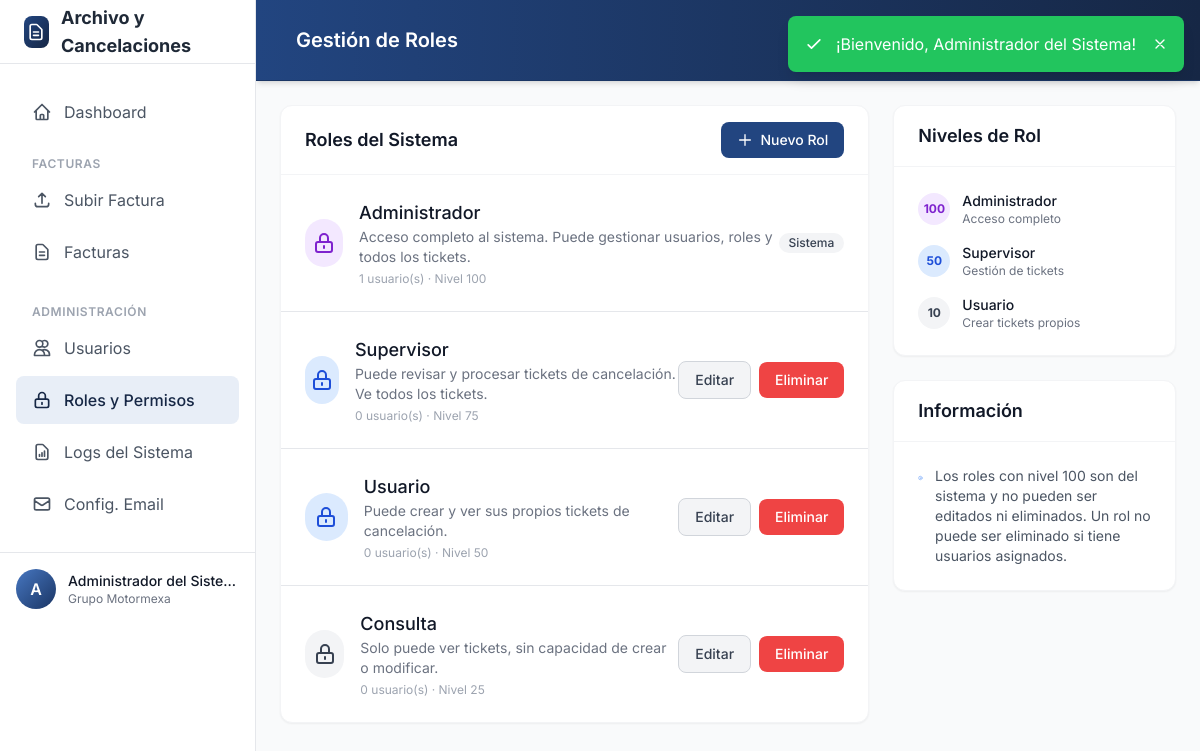
Page /index.php/admin/roles (signed in) on the committed database.
### tables this page shows
CREATE TABLE IF NOT EXISTS roles (
    id INT PRIMARY KEY AUTO_INCREMENT,
    nombre VARCHAR(50) NOT NULL,
    descripcion TEXT NULL,
    nivel INT DEFAULT 0,
    creado_en TIMESTAMP DEFAULT CURRENT_TIMESTAMP,
    actualizado_en TIMESTAMP NULL,
    UNIQUE KEY uk_nombre (nombre),
    INDEX idx_nivel (nivel)
);

### app/controllers/RoleController.php (called while the page is built, shortened)
<?php
class RoleController extends BaseController
{
    private Role $roleModel;
    public function __construct()
    {
        $this->roleModel = new Role();
    }
    public function index(): void
    {
        $roles = $this->roleModel->getAll();
        $this->view('admin/roles', [
            'title' => 'Gestión de Roles',
            'roles' => $roles
        ]);
    }
}

### public/index.php (called while the page is built, shortened)
<?php
spl_autoload_register(function ($class) {
    $prefix = 'App\\';
    $baseDir = APP_PATH . '/';
    $len = strlen($prefix);
    $relativeClass = substr($class, $len);
    $file = $baseDir . str_replace('\\', '/', $relativeClass) . '.php';
    $file = str_replace(['/Core/', '/Controllers/', '/Models/', '/Helpers/'], ['/core/', '/controllers/', '/models/', '/helpers/'], $file);
});
$router = new Router();
$authMiddleware = function() {
    if (!AuthHelper::isAuthenticated()) {
        Router::redirect('/login');
        return false;
    }
    return true;
};
$router->get('/login', 'AuthController@showLogin');
$router->post('/login', 'AuthController@login');
$router->get('/registro', 'AuthController@showRegister');
$router->post('/registro', 'AuthController@register');
$router->post('/logout', 'AuthController@logout', [$authMiddleware]);
$router->get('/', 'DashboardController@index', [$authMiddleware]);
$router->get('/dashboard', 'DashboardController@index', [$authMiddleware]);
$router->get('/api/dashboard/stats', 'DashboardController@getStats', [$authMiddleware]);
$router->get('/perfil', 'AuthController@profile', [$authMiddleware]);
$router->post('/perfil', 'AuthController@updateProfile', [$authMiddleware]);
$router->get('/usuarios', 'UserController@index', [$authMiddleware]);
$router->get('/usuarios/crear', 'UserController@create', [$authMiddleware]);
$router->post('/usuarios', 'UserController@store', [$authMiddleware]);
$router->get('/usuarios/{id}/editar', 'UserController@edit', [$authMiddleware]);
$router->post('/usuarios/{id}', 'UserController@update', [$authMiddleware]);
$router->post('/usuarios/{id}/eliminar', 'UserController@destroy', [$authMiddleware]);
$router->post('/usuarios/{id}/toggle', 'UserController@toggleStatus', [$authMiddleware]);
$router->get('/admin/roles', 'RoleController@index', [$authMiddleware]);
$router->post('/admin/roles', 'RoleController@store', [$authMiddleware]);
$router->get('/admin/roles/{id}', 'RoleController@show', [$authMiddleware]);
$router->post('/admin/roles/{id}', 'RoleController@update', [$authMiddleware]);
$router->post('/admin/roles/{id}/eliminar', 'RoleController@destroy', [$authMiddleware]);
$router->get('/admin/roles/{id}/permisos', 'RoleController@getRolePermissions', [$authMiddleware]);
$router->get('/admin/permisos', 'RoleController@getAllPermissions', [$authMiddleware]);
$router->get('/admin/logs', 'LogController@index', [$authMiddleware]);
$router->get('/facturas', 'FacturaArchivoController@index', [$authMiddleware]);
$router->get('/facturas/subir', 'FacturaArchivoController@create', [$authMiddleware]);
$router->post('/facturas', 'FacturaArchivoController@store', [$authMiddleware]);
$router->get('/facturas/{id}', 'FacturaArchivoController@show', [$authMiddleware]);
$router->get('/facturas/{id}/descargar/{tipo}', 'FacturaArchivoController@download', [$authMiddleware]);
$router->post('/facturas/{id}/eliminar', 'FacturaArchivoController@destroy', [$authMiddleware]);
$router->post('/facturas/parse-xml', 'FacturaArchivoController@parseXml', [$authMiddleware]);
$router->post('/facturas/{id}/email', 'FacturaArchivoController@sendEmail', [$authMiddleware]);
$router->get('/facturas/{id}/padron', 'PadronController@generar', [$authMiddleware]);
$router->get('/admin/email-config', 'EmailConfigController@index', [$authMiddleware]);
$router->post('/admin/email-config/whitelist', 'EmailConfigController@storeWhitelist', [$authMiddleware]);
$router->post('/admin/email-config/whitelist/{id}/toggle', 'EmailConfigController@toggleWhitelist', [$authMiddleware]);
$router->post('/admin/email-config/whitelist/{id}/eliminar', 'EmailConfigController@destroyWhitelist', [$authMiddleware]);
$router->post('/admin/email-config/blacklist', 'EmailConfigController@storeBlacklist', [$authMiddleware]);
$router->post('/admin/email-config/blacklist/{id}/eliminar', 'EmailConfigController@destroyBlacklist', [$authMiddleware]);
$router->dispatch();

### app/config/database.php (called while the page is built)
<?php
return [
    'driver'    => 'mysql',
    'host'      => 'localhost',
    'port'      => '3306',
    'database'  => 'cancelaciones',
    'username'  => 'root',
    'password'  => '',
    'charset'   => 'utf8mb4',
    'collation' => 'utf8mb4_unicode_ci',
    'options'   => [
        PDO::ATTR_ERRMODE            => PDO::ERRMODE_EXCEPTION,
        PDO::ATTR_DEFAULT_FETCH_MODE => PDO::FETCH_ASSOC,
        PDO::ATTR_EMULATE_PREPARES   => false,
        PDO::MYSQL_ATTR_INIT_COMMAND => "SET NAMES utf8mb4 COLLATE utf8mb4_unicode_ci"
    ]
];

### app/core/Database.php (called while the page is built, shortened)
<?php
class Database
{
    private static ?Database $instance = null;
    private PDO $connection;
    private array $config;
    private function __construct()
    {
        $this->config = require APP_PATH . '/config/database.php';
    }
    public static function getInstance(): Database
    {
        if (self::$instance === null) {
            self::$instance = new self();
        }
        return self::$instance;
    }
    private function connect(): void
    {
        try {
            $dsn = sprintf(
                '%s:host=%s;port=%s;dbname=%s;charset=%s',
                $this->config['driver'],
                $this->config['host'],
                $this->config['port'],
                $this->config['database'],
                $this->config['charset']
            );
            $this->connection = new PDO(
                $dsn,
                $this->config['username'],
                $this->config['password'],
                $this->config['options']
            );
        } catch (PDOException $e) {
            $this->logError('Error de conexión: ' . $e->getMessage());
            throw new Exception('Error al conectar con la base de datos');
        }
    }
    public function query(string $sql, array $params = []): \PDOStatement
    {
        try {
            $stmt = $this->connection->prepare($sql);
            $stmt->execute($params);
            return $stmt;
        } catch (PDOException $e) {
            $this->logError("Error en consulta: {$sql} - " . $e->getMessage());
            throw new Exception('Error al ejecutar la consulta');
        }
    }
    public function fetchAll(string $sql, array $params = []): array
    {
        $stmt = $this->query($sql, $params);
        return $stmt->fetchAll();
    }
}

### app/models/Role.php (called while the page is built, shortened)
<?php
class Role
{
    private Database $db;
    private string $table = 'roles';
    public function __construct()
    {
        $this->db = Database::getInstance();
    }
    public function getAll(): array
    {
        $sql = "SELECT * FROM {$this->table} ORDER BY nivel DESC, nombre ASC";
        return $this->db->fetchAll($sql);
    }
}

### views/admin/roles.php (the view, shortened to what this page needs)
<div class="grid grid-cols-1 lg:grid-cols-3 gap-6">
    <div class="lg:col-span-2">
        <div class="card">
            <div class="card-header flex items-center justify-between">
                <h3 class="text-lg font-semibold text-gray-900">Roles del Sistema</h3>
                <button type="button" class="btn btn-primary" id="btnNewRole">
                    <svg class="w-4 h-4 mr-2" fill="none" stroke="currentColor" viewBox="0 0 24 24">
                        <path stroke-linecap="round" stroke-linejoin="round" stroke-width="2" d="M12 4v16m8-8H4"/>
                    </svg>
                    Nuevo Rol
                </button>
            </div>
            <div class="divide-y divide-gray-200">
                <?php foreach ($roles as $role): ?>
                <div class="p-6 hover:bg-gray-50 transition-colors">
                    <div class="flex items-center justify-between">
                        <div class="flex items-center space-x-4">
                            <div class="w-12 h-12 rounded-full flex items-center justify-center
                                <?php if ($role['nivel'] >= 100): ?>
                                bg-purple-100 text-purple-700
                                <?php elseif ($role['nivel'] >= 50): ?>
                                bg-blue-100 text-blue-700
                                <?php else: ?>
                                bg-gray-100 text-gray-700
                                <?php endif; ?>
                            ">
                                <svg class="w-6 h-6" fill="none" stroke="currentColor" viewBox="0 0 24 24">
                                    <path stroke-linecap="round" stroke-linejoin="round" stroke-width="2" d="M12 15v2m-6 4h12a2 2 0 002-2v-6a2 2 0 00-2-2H6a2 2 0 00-2 2v6a2 2 0 002 2zm10-10V7a4 4 0 00-8 0v4h8z"/>
                                </svg>
                            </div>
                            <div>
                                <h4 class="text-lg font-medium text-gray-900"><?= htmlspecialchars($role['nombre']) ?></h4>
                                <p class="text-sm text-gray-500"><?= htmlspecialchars($role['descripcion'] ?? 'Sin descripción') ?></p>
                                <p class="text-xs text-gray-400 mt-1">
                                    <?= $role['user_count'] ?> usuario(s) · Nivel <?= $role['nivel'] ?>
                                </p>
                            </div>
                        </div>
                        <div class="flex items-center space-x-2">
                            <?php if ($role['nivel'] < 100): ?>
                            <button type="button" class="btn btn-secondary btn-edit-role"
                                    data-id="<?= $role['id'] ?>"
                                    data-nombre="<?= htmlspecialchars($role['nombre']) ?>"
                                    data-descripcion="<?= htmlspecialchars($role['descripcion'] ?? '') ?>"
                                    data-nivel="<?= $role['nivel'] ?>">
                                Editar
                            </button>
                            <?php if ($role['user_count'] == 0): ?>
                            <form action="<?= BASE_URL ?>admin/roles/<?= $role['id'] ?>/eliminar" method="POST"
                                  onsubmit="return confirm('¿Eliminar este rol?')">
                                <button type="submit" class="btn btn-danger">Eliminar</button>
                            </form>
                            <?php endif; ?>
                            <?php else: ?>
                            <span class="badge badge-gray">Sistema</span>
                            <?php endif; ?>
                        </div>
                    </div>
                </div>
                <?php endforeach; ?>
            </div>
        </div>
    </div>
    <div class="space-y-6">
        <div class="card">
            <div class="card-header">
                <h3 class="text-lg font-semibold text-gray-900">Niveles de Rol</h3>
            </div>
            <div class="card-body space-y-4">
                <div class="flex items-center space-x-3">
                    <div class="w-8 h-8 bg-purple-100 rounded-full flex items-center justify-center">
                        <span class="text-purple-700 text-xs font-bold">100</span>
                    </div>
                    <div>
                        <p class="text-sm font-medium text-gray-900">Administrador</p>
                        <p class="text-xs text-gray-500">Acceso completo</p>
                    </div>
                </div>
                <div class="flex items-center space-x-3">
                    <div class="w-8 h-8 bg-blue-100 rounded-full flex items-center justify-center">
                        <span class="text-blue-700 text-xs font-bold">50</span>
                    </div>
                    <div>
                        <p class="text-sm font-medium text-gray-900">Supervisor</p>
                        <p class="text-xs text-gray-500">Gestión de tickets</p>
                    </div>
                </div>
                <div class="flex items-center space-x-3">
                    <div class="w-8 h-8 bg-gray-100 rounded-full flex items-center justify-center">
                        <span class="text-gray-700 text-xs font-bold">10</span>
                    </div>
                    <div>
                        <p class="text-sm font-medium text-gray-900">Usuario</p>
                        <p class="text-xs text-gray-500">Crear tickets propios</p>
                    </div>
                </div>
            </div>
        </div>
        <div class="card">
            <div class="card-header">
                <h3 class="text-lg font-semibold text-gray-900">Información</h3>
            </div>
            <div class="card-body">
                <div class="flex items-start space-x-3">
                    <svg class="w-5 h-5 text-blue-500 mt-0.5" fill="none" stroke="currentColor" viewBox="0 0 24 24">
                        <path stroke-linecap="round" stroke-linejoin="round" stroke-width="2" d="M13 16h-1v-4h-1m1-4h.01M21 12a9 9 0 11-18 0 9 9 0 0118 0z"/>
                    </svg>
                    <p class="text-sm text-gray-600">
                        Los roles con nivel 100 son del sistema y no pueden ser editados ni eliminados.
                        Un rol no puede ser eliminado si tiene usuarios asignados.
                    </p>
                </div>
            </div>
        </div>
    </div>
</div>

### rows in the picture
roles: nombre "Administrador", descripcion "Acceso completo al sistema. Puede gestionar usuarios, roles y todos los tickets.", id "1", nivel "100", shows "Sistema"
roles: nombre "Supervisor", descripcion "Puede revisar y procesar tickets de cancelación. Ve todos los tickets.", user_count "0", nivel "75"
roles: nombre "Usuario", descripcion "Puede crear y ver sus propios tickets de cancelación.", user_count "0", nivel "50"
roles: nombre "Consulta", descripcion "Solo puede ver tickets, sin capacidad de crear o modificar.", user_count "0", nivel "25"

### other values in the picture
substr($user['nombre_completo'] ?? 'U', 0, 1) "A"
$user['nombre_completo'] "Administrador del Siste…"
EMPRESAS[$user['empresa'] ?? 'grupo_motormexa'] "Grupo Motormexa"
$title "Gestión de Roles"
$message "¡Bienvenido, Administrador del Sistema!"
